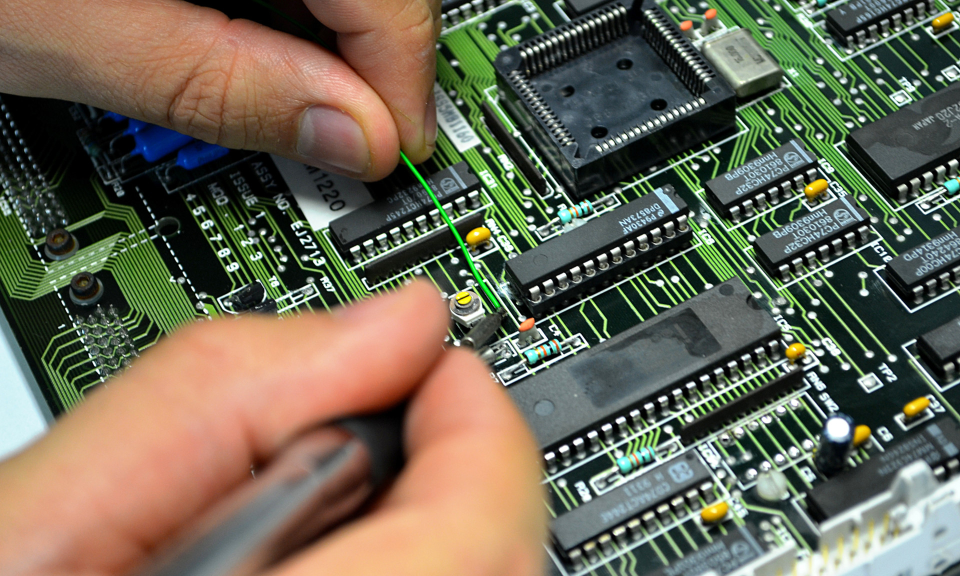
#> input picture pcb.jpg, 1920 x 1152 px (shown at 1/2 size)
$ python -i main.py   (imports and definitions only)
#> lines starting #> are read from the running program, lines starting #| are printed output that depends on the picture
### layout.py
# -*- coding: utf-8 -*-

# Form implementation generated from reading ui file 'layout.ui'
#
# Created by: PyQt5 UI code generator 5.15.6
#
# WARNING: Any manual changes made to this file will be lost when pyuic5 is
# run again.  Do not edit this file unless you know what you are doing.


from PyQt5 import QtCore, QtGui, QtWidgets


class Ui_MainWindow(object):
    def setupUi(self, MainWindow):
        MainWindow.setObjectName("MainWindow")
        MainWindow.resize(1398, 915)
        MainWindow.setStyleSheet("background-color: #d7dfe0;\n"
"")
        self.centralwidget = QtWidgets.QWidget(MainWindow)
        self.centralwidget.setObjectName("centralwidget")
        self.set_image_database_path_btn = QtWidgets.QPushButton(self.centralwidget)
        self.set_image_database_path_btn.setGeometry(QtCore.QRect(10, 10, 201, 61))
        self.set_image_database_path_btn.setStyleSheet("QPushButton { background-color: #329ba8 };")
        self.set_image_database_path_btn.setObjectName("set_image_database_path_btn")
        self.search_folder_recursively_checkbox = QtWidgets.QCheckBox(self.centralwidget)
        self.search_folder_recursively_checkbox.setGeometry(QtCore.QRect(40, 80, 141, 31))
        self.search_folder_recursively_checkbox.setObjectName("search_folder_recursively_checkbox")
        self.image_db_label = QtWidgets.QLabel(self.centralwidget)
        self.image_db_label.setGeometry(QtCore.QRect(230, 10, 311, 51))
        self.image_db_label.setWordWrap(True)
        self.image_db_label.setObjectName("image_db_label")
        self.label_2 = QtWidgets.QLabel(self.centralwidget)
        self.label_2.setGeometry(QtCore.QRect(560, 60, 101, 16))
        self.label_2.setObjectName("label_2")
        self.label_3 = QtWidgets.QLabel(self.centralwidget)
        self.label_3.setGeometry(QtCore.QRect(560, 80, 101, 16))
        self.label_3.setObjectName("label_3")
        self.sub_image_width_input = QtWidgets.QLineEdit(self.centralwidget)
        self.sub_image_width_input.setGeometry(QtCore.QRect(660, 60, 113, 20))
        self.sub_image_width_input.setStyleSheet("QLineEdit { background-color: white };")
        self.sub_image_width_input.setObjectName("sub_image_width_input")
        self.sub_image_heigt_input = QtWidgets.QLineEdit(self.centralwidget)
        self.sub_image_heigt_input.setGeometry(QtCore.QRect(660, 80, 113, 20))
        self.sub_image_heigt_input.setStyleSheet("QLineEdit { background-color: white };")
        self.sub_image_heigt_input.setObjectName("sub_image_heigt_input")
        self.label_4 = QtWidgets.QLabel(self.centralwidget)
        self.label_4.setGeometry(QtCore.QRect(560, 0, 261, 51))
        self.label_4.setWordWrap(True)
        self.label_4.setObjectName("label_4")
        self.label_6 = QtWidgets.QLabel(self.centralwidget)
        self.label_6.setGeometry(QtCore.QRect(880, 60, 101, 16))
        self.label_6.setObjectName("label_6")
        self.images_per_row = QtWidgets.QLineEdit(self.centralwidget)
        self.images_per_row.setGeometry(QtCore.QRect(980, 60, 113, 20))
        self.images_per_row.setStyleSheet("QLineEdit { background-color: white };")
        self.images_per_row.setObjectName("images_per_row")
        self.do_not_reuse_subimages_checkbox = QtWidgets.QCheckBox(self.centralwidget)
        self.do_not_reuse_subimages_checkbox.setGeometry(QtCore.QRect(40, 520, 141, 31))
        self.do_not_reuse_subimages_checkbox.setObjectName("do_not_reuse_subimages_checkbox")
        self.save_image_btn = QtWidgets.QPushButton(self.centralwidget)
        self.save_image_btn.setGeometry(QtCore.QRect(10, 660, 201, 61))
        self.save_image_btn.setStyleSheet("QPushButton { background-color: #329ba8 };")
        self.save_image_btn.setObjectName("save_image_btn")
        self.convert_and_index_btn = QtWidgets.QPushButton(self.centralwidget)
        self.convert_and_index_btn.setGeometry(QtCore.QRect(10, 120, 201, 61))
        self.convert_and_index_btn.setStyleSheet("QPushButton { background-color: #329ba8 };")
        self.convert_and_index_btn.setObjectName("convert_and_index_btn")
        self.load_main_image_btn = QtWidgets.QPushButton(self.centralwidget)
        self.load_main_image_btn.setGeometry(QtCore.QRect(10, 330, 201, 61))
        self.load_main_image_btn.setStyleSheet("QPushButton { background-color: #329ba8 };")
        self.load_main_image_btn.setObjectName("load_main_image_btn")
        self.show_random_converted_image_btn = QtWidgets.QPushButton(self.centralwidget)
        self.show_random_converted_image_btn.setGeometry(QtCore.QRect(10, 230, 201, 61))
        self.show_random_converted_image_btn.setStyleSheet("QPushButton { background-color: #329ba8 };")
        self.show_random_converted_image_btn.setObjectName("show_random_converted_image_btn")
        self.img_label = QtWidgets.QLabel(self.centralwidget)
        self.img_label.setGeometry(QtCore.QRect(230, 110, 1161, 621))
        self.img_label.setStyleSheet("QLabel { \n"
"    background-color: white;\n"
"    border: 1px solid black;\n"
" };")
        self.img_label.setText("")
        self.img_label.setObjectName("img_label")
        self.progress_bar = QtWidgets.QProgressBar(self.centralwidget)
        self.progress_bar.setGeometry(QtCore.QRect(10, 740, 1371, 23))
        self.progress_bar.setProperty("value", 24)
        self.progress_bar.setObjectName("progress_bar")
        self.feedback = QtWidgets.QPlainTextEdit(self.centralwidget)
        self.feedback.setGeometry(QtCore.QRect(10, 770, 1371, 101))
        self.feedback.setStyleSheet("QPlainTextEdit { \n"
"    background-color: white;\n"
"    border: 1px solid black;\n"
" };")
        self.feedback.setObjectName("feedback")
        self.label_7 = QtWidgets.QLabel(self.centralwidget)
        self.label_7.setGeometry(QtCore.QRect(870, -10, 261, 51))
        self.label_7.setWordWrap(True)
        self.label_7.setObjectName("label_7")
        self.label_8 = QtWidgets.QLabel(self.centralwidget)
        self.label_8.setGeometry(QtCore.QRect(20, 190, 91, 16))
        self.label_8.setObjectName("label_8")
        self.artify_main_image_btn = QtWidgets.QPushButton(self.centralwidget)
        self.artify_main_image_btn.setGeometry(QtCore.QRect(10, 450, 201, 61))
        self.artify_main_image_btn.setStyleSheet("QPushButton { background-color: #329ba8 };")
        self.artify_main_image_btn.setObjectName("artify_main_image_btn")
        MainWindow.setCentralWidget(self.centralwidget)
        self.menubar = QtWidgets.QMenuBar(MainWindow)
        self.menubar.setGeometry(QtCore.QRect(0, 0, 1398, 21))
        self.menubar.setObjectName("menubar")
        MainWindow.setMenuBar(self.menubar)
        self.statusbar = QtWidgets.QStatusBar(MainWindow)
        self.statusbar.setObjectName("statusbar")
        MainWindow.setStatusBar(self.statusbar)

        self.retranslateUi(MainWindow)
        QtCore.QMetaObject.connectSlotsByName(MainWindow)

    # [21 lines left out: function retranslateUi, not called in this run]


# [8 lines that do not run on import are left out]

### main.py
import glob
import os
import sys
from os.path import expanduser
from shutil import copyfile, rmtree
import glob
import pickle
from math import floor
from PyQt5.QtGui import QIcon, QWheelEvent, QColor, QFont, QPixmap, QImage
from PyQt5.QtWidgets import QApplication, QLabel, QMainWindow, QTableWidgetItem, \
    QHeaderView, QWidget, QCheckBox, QHBoxLayout, QComboBox, QColorDialog, QPushButton, QDialog, QDialogButtonBox, \
    QFileDialog
from PyQt5.QtCore import Qt, QThread, pyqtSignal
from PIL import Image
from random import randrange
import cv2

import layout

GENERAL_IMAGE_WIDTH = 281
GENERAL_IMAGE_HEIGHT = 500

exe_path = os.path.dirname(sys.argv[0])
convert_images_path = f"{exe_path}/images_converted"
temp_path = f"{exe_path}/temp"
PICKLE_NAME = convert_images_path + "/color_list.pk"
PICKLE_NAME_THREAD = convert_images_path + "/convertthread.pk"
PICKLE_NAME_ARTIFY_THREAD = convert_images_path + "/artifythread.pk"


# pyuic5 -x layout.ui -o layout.py
# pyinstaller.exe --onefile --windowed --icon="assets/artify.ico" main.py --add-data "assets/;assets"


# [88 lines left out: functions resize_image_to_standard_size, get_average_color, RGB2YUV, YUV2RGB, not called in this run]


def show_image_next_to_average_color(im):
    total_img = Image.new('RGB', (GENERAL_IMAGE_WIDTH * 3, GENERAL_IMAGE_HEIGHT), (0, 0, 0))
    total_img.paste(im, (0, 0))

    avg_r, avg_g, avg_b = get_average_color(im, use_chrominance=False)
    img_avg = Image.new('RGB', (GENERAL_IMAGE_WIDTH, GENERAL_IMAGE_HEIGHT), (avg_r, avg_g, avg_b))
    total_img.paste(img_avg, (GENERAL_IMAGE_WIDTH, 0))

    images_per_row_and_column = 20

    small_img = im.resize(
        (int(GENERAL_IMAGE_WIDTH / images_per_row_and_column), int(GENERAL_IMAGE_HEIGHT / images_per_row_and_column)))
    for x in range(images_per_row_and_column):
        for y in range(images_per_row_and_column):
            total_img.paste(small_img, (
                2 * GENERAL_IMAGE_WIDTH + x * int(GENERAL_IMAGE_WIDTH / images_per_row_and_column),
                y * int(GENERAL_IMAGE_HEIGHT / images_per_row_and_column)))

    total_img.show()


def store_color_list(l):
    with open(PICKLE_NAME, 'wb') as handle:
        pickle.dump(l, handle, protocol=pickle.HIGHEST_PROTOCOL)


# [5 lines left out: function retrieve_color_list, not called in this run]

def store_threaddata(l):
    with open(PICKLE_NAME_THREAD, 'wb') as handle:
        pickle.dump(l, handle, protocol=pickle.HIGHEST_PROTOCOL)


# [5 lines left out: function retrieve_threaddata, not called in this run]

def store_artifythreaddata(l):
    with open(PICKLE_NAME_ARTIFY_THREAD, 'wb') as handle:
        pickle.dump(l, handle, protocol=pickle.HIGHEST_PROTOCOL)


# [25 lines left out: functions retrieve_artifythreaddata, convert_and_index_all_images, not called in this run]


def color_distance(r, g, b, r2, g2, b2):
    dist = abs(r2 - r) + abs(g2 - g) + abs(b2 - b)
    return dist


# [13 lines left out: function get_closest_image, not called in this run]


IMAGES_PER_ROW = 60


# [57 lines left out: functions artify_image, get_images, not called in this run]

# [40 lines that did not run here, left out]

# [52 lines that did not run here, left out]


class MainWindow(QMainWindow):

    def __init__(self, *args, **kwargs):
        super(MainWindow, self).__init__(*args, **kwargs)
        self.ui = layout.Ui_MainWindow()
        self.ui.setupUi(self)
        self.setWindowIcon(QIcon(resource_path("assets/artify.ico")))

        self.setWindowTitle("Image artify")
        # self.showMaximized()

        self.image_db_path = ""

        self.ui.progress_bar.setValue(0)

        self.ui.set_image_database_path_btn.clicked.connect(self.set_database_path)
        self.ui.convert_and_index_btn.clicked.connect(self.convert_images)
        self.ui.show_random_converted_image_btn.clicked.connect(self.show_random_converted_image)
        self.ui.load_main_image_btn.clicked.connect(self.load_main_image)
        self.ui.save_image_btn.clicked.connect(self.save_image)
        self.ui.artify_main_image_btn.clicked.connect(self.artify_main_image)

        self.threads = [] #for an unknown reason this is required
        convt = ConvertThread()
        convt.conversion_done.connect(self.conversion_done)
        convt.images_found.connect(self.conversion_images_found)
        convt.progress_conversion.connect(self.progress_conversion)
        self.threads.append(convt) #for an unknown reason this is required
        artift = ArtifyThread()
        artift.artifying_done.connect(self.artifying_done)
        artift.update_image.connect(self.update_artify_image)
        self.threads.append(artift) #for an unknown reason this is required

    def conversion_images_found(self, amount):
        self.print_feedback(f"Found {amount} images!")
        self.ui.progress_bar.setValue(0)

    def progress_conversion(self, percent):
        self.ui.progress_bar.setValue(int(percent))

    def conversion_done(self):
        self.print_feedback(f"Conversion done")

    # [44 lines left out: functions set_database_path, convert_images, update_artify_image, artify_main_image, not called in this run]

    def artifying_done(self):
        self.ui.progress_bar.setValue(100)
        self.print_feedback(f"Done artifying")


    # [75 lines left out: functions show_random_converted_image, load_main_image, save_image, resize_image_to_showscreen, not called in this run]

    def show_on_screen(self, imgpath):
        self.ui.img_label.setPixmap(QPixmap(imgpath))

    def clear_feedback(self):
        self.ui.feedback.setPlainText("")

    # [15 lines left out: functions print_feedback, resource_path, not called in this run]


# [1 line not run here, left out]

# [1 line that did not run here, left out]
# [3 lines not run here, left out]


# #
# [20 lines left out: function download_images, not called in this run]
#
#
# download_images("Z:\RepairData\RP\RP073")

>>> import cv2
>>> picture = cv2.imread('pcb.jpg', cv2.IMREAD_GRAYSCALE)
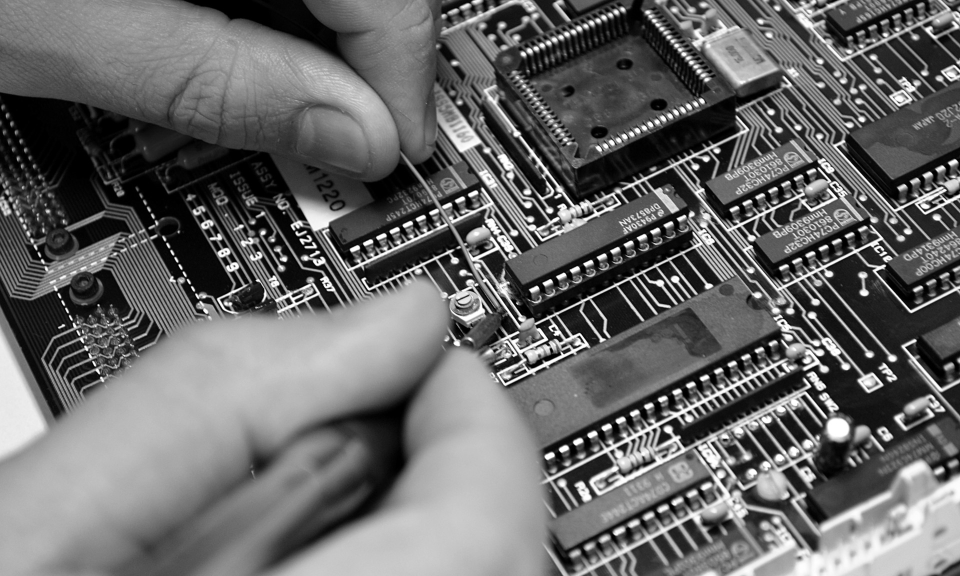
#> picture: shape (1152, 1920) (shown at 1/2 size); min 0, max 255, mean 104.1
>>> result = show_image_next_to_average_color(picture)
#> in show_image_next_to_average_color, `total_img = Image.new('RGB', (GENERAL_IMAGE_WIDTH * 3, GENERAL_IMAGE_H..`: total_img: PIL image 843x500 RGB; every value is 0
#> (the run stopped early here; a loop or call above may not have finished)
